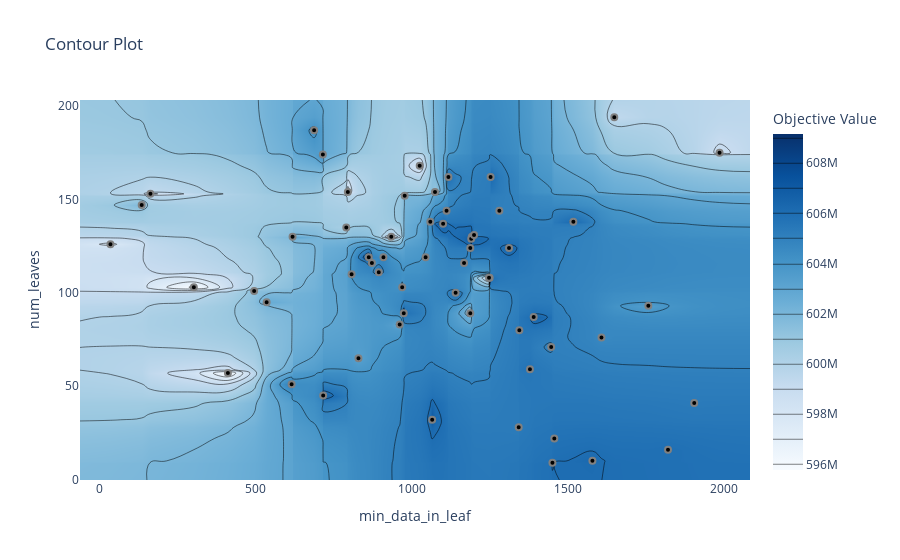

The notebook cell saved with this chart:
### Code cell
plot_contour(study, params=['num_leaves','min_data_in_leaf'])

### Figure 1 — Plotly figure (JSON) as saved in the notebook; plotly's stock layout.template omitted (floating-point values rounded to 4 significant figures; data arrays with more than 128 entries replaced by an {"elided": "..."} marker saying what was removed)
{"data": [{"colorbar": {"title": {"text": "Objective Value"}}, "colorscale": [[0, "rgb(247,251,255)"], [0.125, "rgb(222,235,247)"], [0.25, "rgb(198,219,239)"], [0.375, "rgb(158,202,225)"], [0.5, "rgb(107,174,214)"], [0.625, "rgb(66,146,198)"], [0.75, "rgb(33,113,181)"], [0.875, "rgb(8,81,156)"], [1, "rgb(8,48,107)"]], "connectgaps": true, "contours": {"coloring": "heatmap"}, "hoverinfo": "none", "line": {"smoothing": 1.3}, "reversescale": false, "type": "contour", "x": [-62.5, 35, 135, 163, 302, 411, 495, 535, 615, 618, 687, 715, 716, 790, 795, 807, 829, 862, 872, 894, 909, 934, 961, 969, 974, 977, 1025, 1044, 1059, 1065, 1074, 1100, 1111, 1117, 1140, 1167, 1187, 1190, 1192, 1199, 1247, 1249, 1252, 1280, 1311, 1342, 1344, 1378, 1390, 1446, 1450, 1456, 1517, 1578, 1607, 1648, 1757, 1820, 1904, 1985, 2082.0], "y": [-0.25, 9, 10, 16, 22, 28, 32, 41, 45, 51, 57, 59, 65, 71, 76, 80, 83, 87, 89, 93, 95, 100, 101, 103, 108, 110, 111, 116, 119, 124, 126, 129, 130, 131, 135, 137, 138, 144, 147, 152, 153, 154, 162, 168, 174, 175, 187, 194, 203.2], "z": {"elided": "49x61 int values"}}, {"marker": {"color": "black", "line": {"color": "Gray", "width": 2}}, "mode": "markers", "name": "Feasible Trial", "showlegend": false, "type": "scatter", "x": [163, 615, 1985, 795, 302, 1820, 411, 618, 1904, 1074, 1450, 1456, 1578, 1390, 1344, 1187, 1648, 1607, 862, 909, 1192, 1190, 1199, 894, 1100, 715, 1059, 495, 1025, 135, 872, 1187, 1280, 1117, 687, 790, 969, 1252, 807, 35, 535, 1378, 1446, 1111, 974, 1044, 977, 1757, 1517, 1249, 1247, 1311, 1140, 961, 829, 1167, 716, 934, 1065, 1342], "y": [153, 51, 175, 154, 103, 16, 57, 130, 41, 154, 9, 22, 10, 87, 80, 89, 194, 76, 119, 119, 130, 129, 131, 111, 137, 174, 138, 101, 168, 147, 116, 124, 144, 162, 187, 135, 103, 162, 110, 126, 95, 59, 71, 144, 89, 119, 152, 93, 138, 108, 108, 124, 100, 83, 65, 116, 45, 130, 32, 28]}, {"marker": {"color": "#cccccc", "line": {"color": "Gray", "width": 2}}, "mode": "markers", "name": "Infeasible Trial", "showlegend": false, "type": "scatter", "x": [], "y": []}], "layout": {"title": {"text": "Contour Plot"}, "xaxis": {"range": [-62.5, 2082.0], "title": {"text": "min_data_in_leaf"}}, "yaxis": {"range": [-0.25, 203.2], "title": {"text": "num_leaves"}}}}
